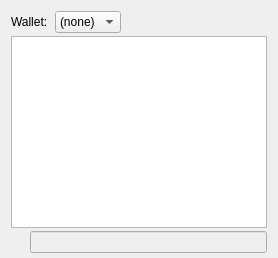
     <widget class="QWidget" name="tab_console">
      <attribute name="title">
       <string>&amp;Console</string>
      </attribute>
      <layout class="QVBoxLayout" name="verticalLayout_3">
       <property name="spacing">
        <number>3</number>
       </property>
       <property name="bottomMargin">
        <number>5</number>
       </property>
       <item>
        <layout class="QHBoxLayout" name="horizontalLayout">
         <property name="spacing">
          <number>4</number>
         </property>
         <item>
          <widget class="QLabel" name="WalletSelectorLabel">
           <property name="text">
            <string>Wallet: </string>
           </property>
          </widget>
         </item>
         <item>
          <widget class="QComboBox" name="WalletSelector">
           <property name="sizeAdjustPolicy">
            <enum>QComboBox::AdjustToContents</enum>
           </property>
           <item>
            <property name="text">
             <string>(none)</string>
            </property>
           </item>
          </widget>
         </item>
         <item>
          <spacer name="horizontalSpacer">
           <property name="orientation">
            <enum>Qt::Horizontal</enum>
           </property>
           <property name="sizeHint" stdset="0">
            <size>
             <width>40</width>
             <height>20</height>
            </size>
           </property>
          </spacer>
         </item>
         <item>
          <widget class="QPushButton" name="fontSmallerButton">
           <property name="maximumSize">
            <size>
             <width>24</width>
             <height>24</height>
            </size>
           </property>
           <property name="text">
            <string/>
           </property>
           <property name="toolTip">
            <string>Decrease font size</string>
           </property>
           <property name="icon">
            <iconset resource="../cypher.qrc">
             <normaloff>:/icons/fontsmaller</normaloff>:/icons/fontsmaller</iconset>
           </property>
           <property name="iconSize">
            <size>
             <width>24</width>
             <height>16</height>
            </size>
           </property>
           <property name="autoDefault">
            <bool>false</bool>
           </property>
           <property name="flat">
            <bool>true</bool>
           </property>
          </widget>
         </item>
         <item>
          <widget class="QPushButton" name="fontBiggerButton">
           <property name="maximumSize">
            <size>
             <width>24</width>
             <height>24</height>
            </size>
           </property>
           <property name="toolTip">
            <string>Increase font size</string>
           </property>
           <property name="text">
            <string/>
           </property>
           <property name="icon">
            <iconset resource="../cypher.qrc">
             <normaloff>:/icons/fontbigger</normaloff>:/icons/fontbigger</iconset>
           </property>
           <property name="iconSize">
            <size>
             <width>24</width>
             <height>16</height>
            </size>
           </property>
           <property name="autoDefault">
            <bool>false</bool>
           </property>
           <property name="flat">
            <bool>true</bool>
           </property>
          </widget>
         </item>
         <item>
          <widget class="QPushButton" name="clearButton">
           <property name="maximumSize">
            <size>
             <width>24</width>
             <height>24</height>
            </size>
           </property>
           <property name="toolTip">
            <string>Clear console</string>
           </property>
           <property name="layoutDirection">
            <enum>Qt::LeftToRight</enum>
           </property>
           <property name="text">
            <string/>
           </property>
           <property name="icon">
            <iconset resource="../cypher.qrc">
             <normaloff>:/icons/remove</normaloff>:/icons/remove</iconset>
           </property>
           <property name="shortcut">
            <string notr="true">Ctrl+L</string>
           </property>
           <property name="autoDefault">
            <bool>false</bool>
           </property>
           <property name="flat">
            <bool>true</bool>
           </property>
          </widget>
         </item>
        </layout>
       </item>
       <item>
        <widget class="QTextEdit" name="messagesWidget">
         <property name="minimumSize">
          <size>
           <width>0</width>
           <height>100</height>
          </size>
         </property>
         <property name="readOnly">
          <bool>true</bool>
         </property>
         <property name="tabKeyNavigation" stdset="0">
          <bool>false</bool>
         </property>
         <property name="columnCount" stdset="0">
          <number>2</number>
         </property>
        </widget>
       </item>
       <item>
        <layout class="QHBoxLayout" name="horizontalLayoutPrompt">
         <property name="spacing">
          <number>3</number>
         </property>
         <item>
          <widget class="QPushButton" name="promptIcon">
           <property name="enabled">
            <bool>false</bool>
           </property>
           <property name="maximumSize">
            <size>
             <width>16</width>
             <height>24</height>
            </size>
           </property>
           <property name="text">
            <string/>
           </property>
           <property name="icon">
            <iconset resource="../cypher.qrc">
             <normaloff>:/icons/prompticon</normaloff>
             <disabledoff>:/icons/prompticon</disabledoff>:/icons/prompticon</iconset>
           </property>
           <property name="iconSize">
            <size>
             <width>14</width>
             <height>14</height>
            </size>
           </property>
           <property name="autoDefault">
            <bool>false</bool>
           </property>
           <property name="flat">
            <bool>true</bool>
           </property>
          </widget>
         </item>
         <item>
          <widget class="QLineEdit" name="lineEdit">
           <property name="placeholderText">
            <string/>
           </property>
           <property name="enabled">
            <bool>false</bool>
           </property>
          </widget>
         </item>
        </layout>
       </item>
      </layout>
     </widget>
